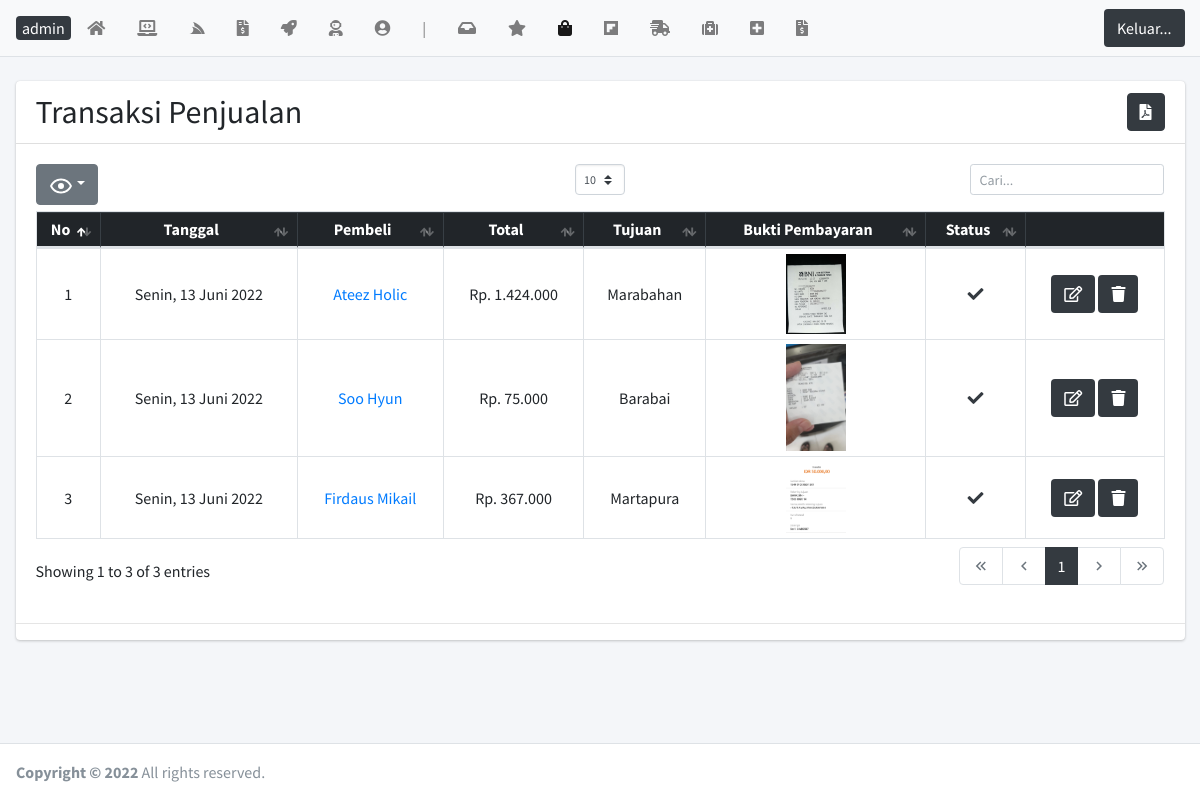
Before: /laman/beli.php with the older database file.
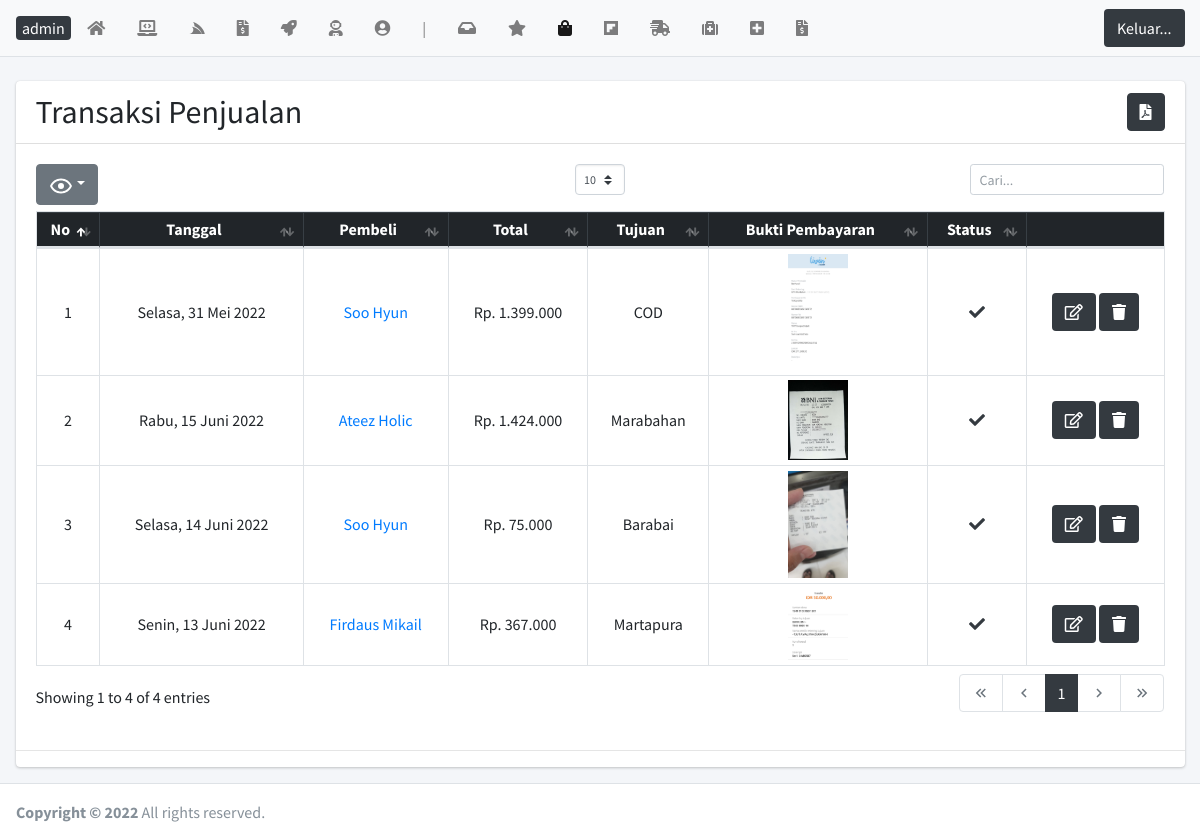
After: the same page with the newer database file.
### tables this page shows
CREATE TABLE `beli` (
  `idbeli` int(5) NOT NULL,
  `id` int(5) NOT NULL,
  `idongkir` int(5) NOT NULL,
  `tglbeli` date NOT NULL,
  `total` int(11) NOT NULL,
  `bukti` text NOT NULL,
  `status` varchar(30) NOT NULL,
  `namakota` varchar(80) NOT NULL,
  `tarifnya` float NOT NULL,
  `alamat` text NOT NULL
);

CREATE TABLE `user` (
  `id` int(5) NOT NULL,
  `nama` varchar(100) NOT NULL,
  `username` varchar(80) NOT NULL,
  `password` varchar(80) NOT NULL,
  `alamat` text NOT NULL,
  `telp` varchar(15) NOT NULL,
  `email` varchar(100) NOT NULL,
  `jk` enum('0','1') NOT NULL,
  `level` varchar(20) NOT NULL
);

### tgl_indo.php (called while the page is built, shortened)
<?php
    function haribulantahun($tanggalnya, $cetak_hari = false){
        $hari = array(
            1 => 'Senin','Selasa','Rabu','Kamis','Jumat','Sabtu','Minggu'
        );
        $bulan = array(
            1 => 'Januari','Februari','Maret','April','Mei','Juni','Juli','Agustus','September','Oktober','November','Desember'
        );
        $split = explode('-', $tanggalnya);
        $tglkutang = $split[2]. ' '. $bulan[ (int)$split[1] ] . ' '. $split[0];
        if($cetak_hari){
            $num = date('N', strtotime($tanggalnya));
            return $hari[$num] . ', ' . $tglkutang;
        }
        return $tglkutang;
    }
?>

### laman/beli.php (the view, shortened to what this page needs)
<?php require('headernya.php'); error_reporting(0);
?>
  <div class="content-wrapper">
    <br>
    <section class="content">
      <div class="container-fluid">
        <div class="row">
          <div class="col-12">
            <div class="card">
              <div class="card-header">
                <h2 style="display:inline;">Transaksi Penjualan</h2>
                <button style="float: right" class="btn btn-dark" type="button" data-toggle="modal" data-target="#modal-sm" title="Cetak"><i class="fas fa-file-pdf"></i></button>
              </div>
              <div class="card-body">
                <table id="dataTables" class="table table-bordered table-sm">
                  <thead class="table-dark">
                    <tr class="text-center">
                        <th>No</th>
                        <th>Tanggal</th>
                        <th>Pembeli</th>
                        <th>Total</th>
                        <th>Tujuan</th>
                        <th>Bukti Pembayaran</th>
                        <th>Status</th>
                        <th class="hide"></th>
                    </tr>
                  </thead>
                  <tbody>
                    <?php
                      $no = 1;
                      $query = mysqli_query($kon, "SELECT * FROM `beli` INNER JOIN ongkir ON beli.idongkir = ongkir.idongkir INNER JOIN user ON beli.id = user.id WHERE level = 'pelanggan' ORDER BY idbeli DESC");
                      while($data = mysqli_fetch_array($query)){
                        ?>
                          <tr class="text-center">
                          <td><?= $no++ ?></td>
                          <td><?= haribulantahun($data['tglbeli'],true)?></td>
                          <td>
                            <a href="beli.php?idbeli=<?= $data['idbeli'] ?>"><?= $data['nama'] ?></a>
                          </td>
                          <td>Rp. <?= number_format($data['total'],0,',','.') ?> </td>
                          <td><?= $data['namakota'] ?></td>
                          <td><a target="_blank" href="../img/<?= $data['bukti'] ?>"><img src="../img/<?= $data['bukti'] ?>" width='60px'></a></td>
                          <td><?php
                            if($data['status'] == 'Diterima'){
                              ?> <a href="kirim_input.php?idbeli=<?= $data[idbeli] ?>" class="text-dark"><i class='fas fa-check'></i></a>
                              <?php
                            }else if($data['status'] == 'Ditolak'){
                              echo "<i class='fas fa-times'></i>";
                            }else if($data['status'] == 'Menunggu'){
                              echo "<i class='fas fa-clock'></i>";
                            }  ?></td>
                          <td>
                            <button class="btn bg-dark" type="button"><a href="beli_edit.php?idbeli=<?= $data['idbeli'] ?>" class="text-white"><i class="far fa-edit"></i></a></button>
                            <button class="btn bg-dark" onclick="yakin = confirm('Apakah Kamu yakin ingin Menghapus?'); if(yakin){ window.location = 'hapus.php?idbeli=<?= $data['idbeli'] ?>&level=pelanggan';
                              }" type="button"><i class="fas fa-trash"></i></button>
                          </td>
                        <?php
                      }
                    ?>
                  </tbody>
                </table>
              </div>
              <hr>
            </div>
          </div>
        </div>
      </div>
    </section>
  </div>
<?php require('footernya.php') ?>

### laman/headernya.php (shortened to what this page needs)
<?php
  require "../koneksi.php"; require('../tgl_indo.php');
?>
<!DOCTYPE html>
<html>
<head>
  <link rel="stylesheet" href="../assets/fonts/fontawesome-free/css/all.min.css">
  <link rel="stylesheet" href="../assets/css/adminlte.min.css">
  <link rel="stylesheet" href="../assets/css/costum.css">
  <link rel="stylesheet" href="../assets/plugins/pace-progress/themes/black/pace-theme-center-radar.css">
  <link rel="stylesheet" href="../assets/plugins/datatables-buttons/css/buttons.bootstrap4.min.css">
  <link rel="stylesheet" href="../assets/plugins/datatables-select/css/searchPanes.dataTables.min.css">
  <link rel="stylesheet" href="../assets/plugins/sweetalert2/dark.css">
  <link rel="stylesheet" href="../assets/plugins/datatables-bs4/css/dataTables.bootstrap4.min.css">
  <link rel="stylesheet" href="../assets/plugins/datatables-responsive/css/responsive.bootstrap4.min.css">
</head>
<body class="hold-transition layout-top-nav text-md layout-fixed">
<div class="wrapper">
<nav class="main-header navbar navbar-expand-md navbar-light navbar-black">
  <div class="container-fluid">
    <span class='badge bg-dark' style="font-size: 100%;"><span style="font-weight: normal;">admin</span></span>
      <div class="collapse navbar-collapse order-3" id="navbarCollapse">
        <ul class="navbar-nav">
          <li class="nav-item">
            <a class="nav-link" href="index.php" data-toggle="tooltip" title="Home"><i class="fas fa-home"></i></a>
          </li>
          <li class="nav-item">
            <a class="nav-link" href="tanam.php" data-toggle="tooltip" title="Data Barang"><i class="fas fa-laptop-code"></i></a>
          </li>
          <li class="nav-item">
            <a class="nav-link" href="service.php" data-toggle="tooltip" title="Data Service"><i class="fab fa-servicestack"></i></a>
          </li>
          <li class="nav-item">
            <a class="nav-link" href="ongkir.php" data-toggle="tooltip" title="Data Ongkir"><i class="fas fa-file-invoice-dollar"></i></a>
          </li>
          <li class="nav-item">
            <a class="nav-link" href="pengeluaran.php" data-toggle="tooltip" title="Data Pengeluaran"><i class="fas fa-rocket"></i></a>
          </li>
          <li class="nav-item">
            <a class="nav-link" href="user.php" data-toggle="tooltip" title="Data Pengguna"><i class="fas fa-user-astronaut"></i></a>
          </li>
           <li class="nav-item">
            <a class="nav-link" href="kurir.php" data-toggle="tooltip" title="Data Kurir"><i class="fas fa-user-circle"></i></a>
          </li>
          <li class="nav-item text-white"> <a class="nav-link" href="#">|</a> </li>
          <li class="nav-item">
            <a class="nav-link" href="tanammasuk.php" data-toggle="tooltip" title="Data Barang Masuk"><i class="fas fa-inbox"></i></a>
          </li>
          <li class="nav-item">
            <a class="nav-link" href="favorit.php" data-toggle="tooltip" title="Favorit"><i class="fas fa-star"></i></a>
          </li>
          <li class="nav-item">
            <a class="nav-link" href="beli.php" data-toggle="tooltip" title="Transaksi Penjualan"><i class="fas fa-shopping-bag"></i></a>
          </li>
          <li class="nav-item">
            <a class="nav-link" href="transaksi.php" data-toggle="tooltip" title="Transaksi Service"><i class="fab fa-flipboard"></i></a>
          </li>
          <li class="nav-item">
            <a class="nav-link" href="kirim.php" data-toggle="tooltip" title="Pengiriman"><i class="fas fa-shipping-fast"></i></a>
          </li>
          <li class="nav-item">
            <a class="nav-link" href="pendapatan1.php" data-toggle="tooltip" title="Pendapatan Bulanan"><i class="fas fa-medkit"></i></a>
          </li>
          <li class="nav-item">
            <a class="nav-link" href="grafik1.php" data-toggle="tooltip" title="Grafik Statistik Penjualan"><i class="fas fa-plus-square"></i></a>
          </li>
          <li class="nav-item">
            <a class="nav-link" href="grafik2.php" data-toggle="tooltip" title="Grafik Pendapatan Bulanan"><i class="fas fa-file-invoice-dollar"></i></a>
          </li>
        </ul>
      </div>
      <ul class="order-1 order-md-3 navbar-nav navbar-no-expand ml-auto">
        <li class="nav-item">
          <button class="button btn bg-dark" onclick="yakin = confirm('Apakah Kamu yakin ingin Keluar?'); if(yakin){ window.location = '../logout.php'; }" type="button">Keluar...</button>
        </li>
      </ul>
    </div>
  </nav>

### laman/footernya.php (shortened to what this page needs)
<footer class="main-footer">
    <strong>Copyright &copy; 2022</strong>
    All rights reserved.
  </footer>
</div>
</body>
</html>

Changed rows visible on the page:
added beli: tglbeli "Selasa, 31 Mei 2022", user.nama "Soo Hyun", total "1.399.000", namakota "COD", bukti (picture)
changed beli "Marabahan": tglbeli "Senin, 13 Juni 2022" → "Rabu, 15 Juni 2022"
changed beli "Barabai": tglbeli "Senin, 13 Juni 2022" → "Selasa, 14 Juni 2022"
Other visible differences:
text written by a page script: "Showing 1 to 3 of 3 entries 1" → "Showing 1 to 4 of 4 entries 1"
